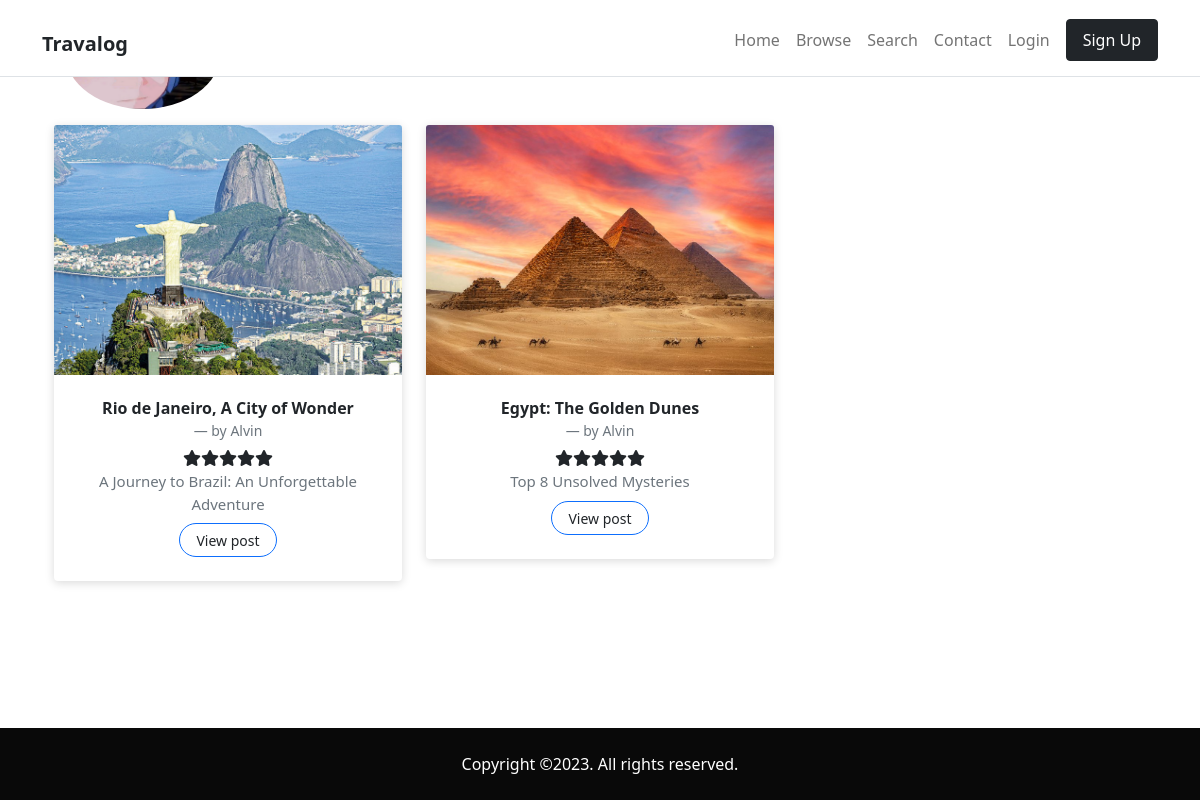
The page /profile.php?id=345678912 on the database its author committed.
### tables this page shows
CREATE TABLE `posts` (
  `postid` int(128) NOT NULL,
  `userid` int(128) NOT NULL,
  `title` varchar(255) NOT NULL,
  `caption` mediumtext NOT NULL,
  `content` longtext NOT NULL,
  `location` text NOT NULL,
  `continent` varchar(20) NOT NULL,
  `image` text NOT NULL,
  `tag` text NOT NULL,
  `createdtime` bigint(20) NOT NULL,
  `viewcount` int(11) NOT NULL
);

CREATE TABLE `users` (
  `userid` int(128) NOT NULL,
  `username` varchar(255) NOT NULL,
  `password` varchar(255) NOT NULL,
  `profilepic` varchar(255) DEFAULT NULL,
  `profileintro` longtext DEFAULT NULL,
  `realname` varchar(255) NOT NULL,
  `email` varchar(255) NOT NULL,
  `telno` varchar(16) DEFAULT NULL,
  `token` varchar(255) DEFAULT NULL
);

### profile.php (the view, shortened to what this page needs)
<!DOCTYPE html>
<html lang="en">
<?php
require_once("init_db.php");
include_once("helper_list_post.php");
$userid = intval($_GET["id"]) ?? die;
$stmt = $conn->prepare("SELECT posts.postid, posts.userid, title, caption, image, rating AS user_rating, AVG(ratings.rating) AS avg_rating
FROM posts
JOIN ratings ON posts.postid=ratings.postid
WHERE posts.userid=?");
$stmt->bind_param("i", $userid);
$result = $stmt->get_result();
$posts = [];
if ($result->num_rows){
    while($row = $result->fetch_object()){
        $posts[] = $row;
    }
}
?>
<head>
    <link href="https://cdn.jsdelivr.net/npm/bootstrap@5.1.3/dist/css/bootstrap.min.css" rel="stylesheet"
>
    <link rel="stylesheet" href="https://d19m59y37dris4.cloudfront.net/blog/2-0/css/style.default.622904dd.css"
        id="theme-stylesheet">
    <link rel="stylesheet" href="css/cards-gallery.css">
    <link rel="stylesheet" href="css/main.css">
</head>
<body>
    <nav class="navbar navbar-expand-lg navbar-light bg-white border-bottom py-2 fixed-top">
        <div class="container pt-1">
            <h1>
                <a class="navbar-brand text-md fw-bold text-dark" href="index.php">Travalog</a>
            </h1>
            <div class="collapse navbar-collapse" id="navbarSupportedContent">
                <ul class="navbar-nav ms-auto mb-2 mb-lg-0 align-items-lg-center">
                    <li class="nav-item"><a class="nav-link " href="index.php">Home</a>
                    </li>
                    <li class="nav-item"><a class="nav-link " href="browse.php">Browse</a>
                    </li>
                    <li class="nav-item"><a class="nav-link " href="search.php">Search</a>
                    </li>
                    <li class="nav-item"><a class="nav-link " href="contact.php">Contact</a>
                    </li>
                    <?php
                    if (isset($_SESSION["username"])) {
                        $username = $_SESSION["username"];
                        echo <<< LOGIN
                        <li class="nav-item"><a class="nav-link " href="my_posts.php">My Posts</a></li>
                        <li class="nav-item dropdown">
                            <a class="btn btn-style btn-dark ms-2 px-3 py-2 dropdown-toggle " href="#" id="navbarUserMenuLink" role="button" data-bs-toggle="dropdown" aria-expanded="false">
                                @$username
                            </a>
                            <ul class="dropdown-menu" aria-labelledby="navbarUserMenuLink">
                                <li><a class="dropdown-item" href="analysis.php">Analysis</a></li>
                                <li><a class="dropdown-item" href="my_profile.php">Edit profile</a></li>
                                <li><a class="dropdown-item" href="logout.php">Log out</a></li>
                            </ul>
                        </li>
                        LOGIN;
                    } else {
                        echo <<< OUTSIDE
                        <li class="nav-item"><a class="nav-link " href="login.php">Login</a></li>
                        <li class="nav-item "><a class="btn btn-style btn-dark ms-2 px-3 py-2 " href="register.php">Sign Up</a></li>
                        OUTSIDE;
                    }
                    ?>
                </ul>
            </div>
        </div>
    </nav>
    <section>
        <div class="container">
            <div class="container section-title row">
                <div class="col-2">
                    <picture class="author-pfp">
                    </picture>
                </div>
                <div class="col-10">
                    <h2>
                    </h2>
                    <p>
                    </p>
                </div>
            </div>
            <section class="gallery-block cards-gallery">
                <div class="container">
                    <div class="row">
                        <?php
                        [$posts, $total] = listProfilePostPreview($conn, $userid);
                        buildHTMLPostPreview($posts);
                        ?>
                    </div>
                </div>
            </section>
        </div>
    </section>
    <footer>
        <div class="copyrights text-white py-4" style="background: #090909">
            <div class="container">
                <div class="row text-center gy-2">
                    <div class="col-md-12">
                        <p class="mb-0 fw-light text-sm">Copyright &copy;2023. All rights reserved.</p>
                    </div>
                </div>
            </div>
        </div>
    </footer>
    <link rel="stylesheet" href="https://use.fontawesome.com/releases/v6.4.0/css/all.css">
</body>
</html>

### helper_list_post.php (shortened to what this page needs)
<?php
function buildHTMLPostPreview($posts, $edit=false){
    foreach ($posts as $post) {
        $output = "";
        $title = htmlentities($post->title);
        $output .= <<< HEADERPOST
        <div class="col-md-6 col-lg-4">
            <div class="card border-0 transform-on-hover">
                <picture>
                    <img src="$post->image" alt="Card Image" class="card-img-top">
                </picture>
                <div class="card-body">
                    <h6>$title</h6>
        HEADERPOST;
        if (!$edit) {
            $displayname = htmlentities(
                isset($post->realname) ? $post->realname : $post->username
            );
            $output .= '<small class="blockquote-footer mt-0">by ' . $displayname . '</small>';
            $output .= '<div class="container mt-1">';
            $rounded = round($post->avg_rating);
            for ($i = 0; $i < 5 - $rounded; $i++) {
                $output .= '<span class="fa fa-star"></span>';
            }
            $output .= '</div>';
        }
        $caption = htmlentities($post->caption);
        $output .= '<p class="text-muted card-text mb-2">'.$caption.'</p>';
        if ($edit){
            $output .= <<< BUTTONSACTION
                    <div class="float-end">
                        <button onclick="window.location.href='edit_post.php?id=$post->postid';" class="fa fa-edit btn btn-lg btn-outline-primary stretched-link"></button>
                        <button class="fa fa-trash btn btn-lg btn-outline-danger" style="position: relative; z-index: 1000;"
                        data-bs-toggle="modal" data-bs-target="#deleteModal" data-bs-postid="$post->postid" aria-hidden="true"></button>
                    </div>
            BUTTONSACTION;
        } else {
            $output .= '<a href="post.php?id=' . $post->postid . '" class="btn btn-outline-primary btn-rounded px-3 py-1 stretched-link"><small>View post</small></a>';
        }
        $output .= <<< ENDPOST
                </div>
            </div>
        </div>
        ENDPOST;
        echo $output;
    }
}
function listProfilePostPreview($conn, $userid = null){
    $stmt = $conn->prepare("SELECT posts.postid, title, caption, image, realname, username, AVG(ratings.rating) AS avg_rating,
      (SELECT count(*) FROM posts WHERE posts.userid= ? ) AS postCount
    FROM posts
    LEFT JOIN ratings ON posts.postid=ratings.postid
    LEFT JOIN users ON posts.userid=users.userid
    WHERE posts.userid= ?
    GROUP BY posts.postid
    ORDER BY createdtime DESC");
    $stmt->bind_param("ss", $userid, $userid);
    if (!$stmt->execute()){
        return null;
    }
    $result = $stmt->get_result();
    if ($result->num_rows){
        $count = 0;
        while($row = $result->fetch_object()){
            $resultarr[] = $row;
            $count = $row->postCount;
        }
        return array($resultarr, $count);
    } else {
        return array(null, 0);
    }
}

### css/cards-gallery.css (style rules this page uses)
.gallery-block { padding: 1rem 0; }
.gallery-block.cards-gallery h6 { font-weight: bold; margin-bottom: 0; padding-bottom: 0; }
.gallery-block.cards-gallery .card { transition: 0.4s ease; }
.gallery-block.cards-gallery .card picture, .gallery-block.cards-gallery .card img { object-fit: cover; height: 250px; }
.gallery-block.cards-gallery .card-body { text-align: center; padding: 1.5rem 1.5rem; }
.gallery-block.cards-gallery .card-body p { font-size: 15px; }
.gallery-block.cards-gallery a { color: #212529; }
.gallery-block.cards-gallery .card { margin-bottom: 30px; box-shadow: 0px 2px 10px rgba(0, 0, 0, 0.15); }

### css/main.css (style rules this page uses)
.btn-rounded { border-radius: 5rem; }
body { min-height: 100vh; display: grid; grid-template-rows: 1fr auto; }

### rows shown on the page
posts: image (picture), title "Rio de Janeiro, A City of Wonder", userid.realname "Alvin", caption "A Journey to Brazil: An Unforgettable Adventure"
posts: image (picture), title "Egypt: The Golden Dunes", userid.realname "Alvin", caption "Top 8 Unsolved Mysteries"
